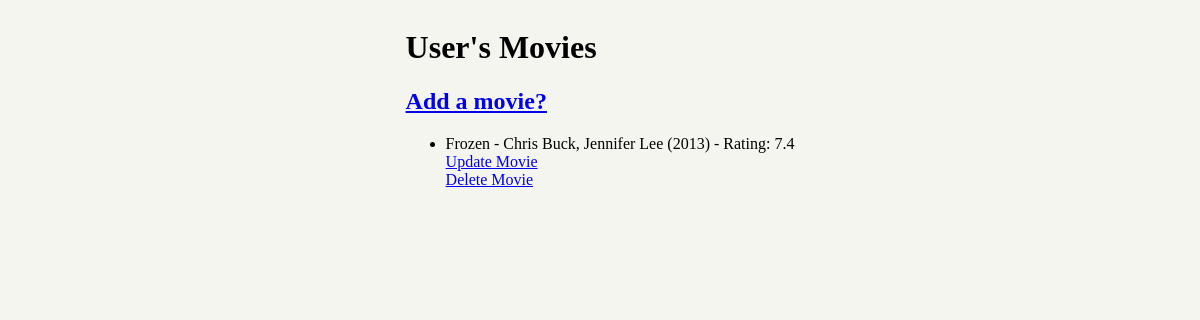
Page /users/1 on the committed database.
### data_manager/models.py (models this page shows)
class Movies(db.Model):
    __tablename__ = 'movies'
    movie_id = db.Column(db.Integer, primary_key=True)
    user_id = db.Column(db.Integer, db.ForeignKey('users.user_id'), nullable=False)  # Use 'users.user_id' here
    title = db.Column(db.String, nullable=False)
    director = db.Column(db.String)
    year = db.Column(db.Integer)
    genre = db.Column(db.String)
    rating = db.Column(db.Float)

### app.py (the view)
@app.route('/users/<int:user_id>')
def user_movies(user_id):
    user = data_manager.get_user_by_id(user_id)
    user_movies = user.movies if user else []
    return render_template('users_movies.html', user_movies=user_movies, user_id=user_id)

### data_manager/SQLiteDataManager.py (called while the page is built)
    def get_user_by_id(self, user_id):
        return Users.query.get(user_id)

### templates/users_movies.html (shortened to what this page needs)
<!DOCTYPE html>
<html lang="en">
<head>
    <link rel="stylesheet" href="static\styles.css">
</head>
<body>
<h1 class="title">User's Movies</h1>
<h2><a href="/users/{{ user_id }}/add_movie">Add a movie?</a></h2>
<ul>
    {% if user_movies %}
    {% for movie in user_movies %}
    <li>
        {{ movie['title'] }} - {{ movie['director'] }} ({{ movie['year'] }}) - Rating: {{ movie['rating'] }}
        <br><a href="/users/{{ user_id }}/update_movie/{{ movie.id }}">Update Movie</a>
        <br><a href="/users/{{ user_id }}/delete_movie/{{ movie.id }}">Delete Movie</a>
    </li>
    {% endfor %}
    {% else %}
    <li>No movies found for this user.</li>
    {% endif %}
</ul>
</body>
</html>

### static/styles.css (style rules this page uses)
html { flex-wrap: flex; display: flex; justify-content: center; }
body { background: #F5F5F0; color: black; font-family: Monaco; }

### rows in the picture
Movies: title "Frozen", director "Chris Buck, Jennifer Lee", year "2013", rating "7.4"
